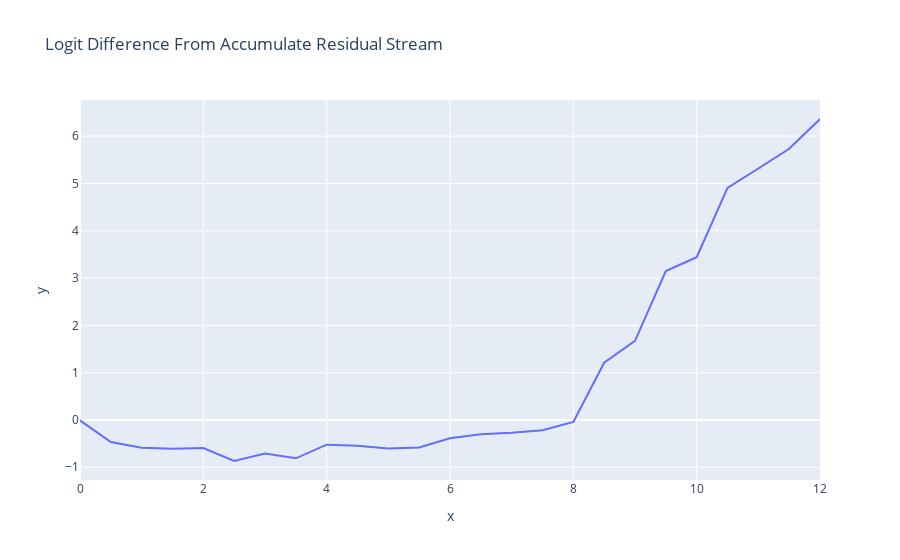

Source (notebook cell):
### Code cell
def residual_stack_to_logit_diff(residual_stack, cache, logit_diff_directions) -> float:
    """
    Takes a stack of components of the residual stream (eg outputs of decompose_resid or accumulated_resid), treats them as the input to a specific layer, and applies the layer norm scaling of that layer to them, using the cached scale factors - simulating what that component of the residual stream contributes to that layer's input.
    The layernorm scale is global across the entire residual stream for each layer, batch element and position, which is why we need to use the cached scale factors rather than just applying a new LayerNorm.
    """
    scaled_residual_stack = cache.apply_ln_to_stack(residual_stack, layer = -1, pos_slice=-1)

    #here we take our scaled residual_stack and dot product it with the logit difference
    #this gives us the contribution of a channel in the scaled residual stack to the
    #logit difference on that chanel
    channel_logit_contribution = einsum("... batch d_model, batch d_model -> ...", scaled_residual_stack, logit_diff_directions)/logit_diff_directions.shape[0]
    return channel_logit_contribution


accumulated_residual, labels = cache.accumulated_resid(layer=-1, incl_mid=True, pos_slice=-1, return_labels=True)
#accumulated residual is the state of the residual stream of the cache on each layer
#a given state is dependent on all previous layers
#labels is for graphing

logit_lens_logit_diffs = residual_stack_to_logit_diff(accumulated_residual, cache, logit_diff_directions)


line(logit_lens_logit_diffs, x=np.arange(model.cfg.n_layers*2+1)/2, hover_name=labels, title="Logit Difference From Accumulate Residual Stream")

### Figure 1 — Plotly figure (JSON) as saved in the notebook; plotly's stock layout.template omitted (floating-point values rounded to 4 significant figures)
{"data": [{"hovertemplate": "<b>%{hovertext}</b><br><br>x=%{x}<br>y=%{y}<extra></extra>", "hovertext": ["0_pre", "0_mid", "1_pre", "1_mid", "2_pre", "2_mid", "3_pre", "3_mid", "4_pre", "4_mid", "5_pre", "5_mid", "6_pre", "6_mid", "7_pre", "7_mid", "8_pre", "8_mid", "9_pre", "9_mid", "10_pre", "10_mid", "11_pre", "11_mid", "final_post"], "legendgroup": "", "line": {"color": "#636efa", "dash": "solid"}, "marker": {"symbol": "circle"}, "mode": "lines", "name": "", "orientation": "v", "showlegend": false, "type": "scatter", "x": [0, 0.5, 1, 1.5, 2, 2.5, 3, 3.5, 4, 4.5, 5, 5.5, 6, 6.5, 7, 7.5, 8, 8.5, 9, 9.5, 10, 10.5, 11, 11.5, 12], "xaxis": "x", "y": [-0.009746, -0.4666, -0.5878, -0.61, -0.5927, -0.867, -0.7113, -0.8101, -0.5216, -0.546, -0.6028, -0.5809, -0.3858, -0.3009, -0.2674, -0.2184, -0.04012, 1.21, 1.671, 3.147, 3.442, 4.905, 5.316, 5.732, 6.362], "yaxis": "y"}], "layout": {"autosize": true, "legend": {"tracegroupgap": 0}, "title": {"text": "Logit Difference From Accumulate Residual Stream"}, "xaxis": {"anchor": "y", "autorange": true, "domain": [0, 1], "range": [0, 12], "title": {"text": "x"}, "type": "linear"}, "yaxis": {"anchor": "x", "autorange": true, "domain": [0, 1], "range": [-1.269, 6.764], "title": {"text": "y"}, "type": "linear"}}}
